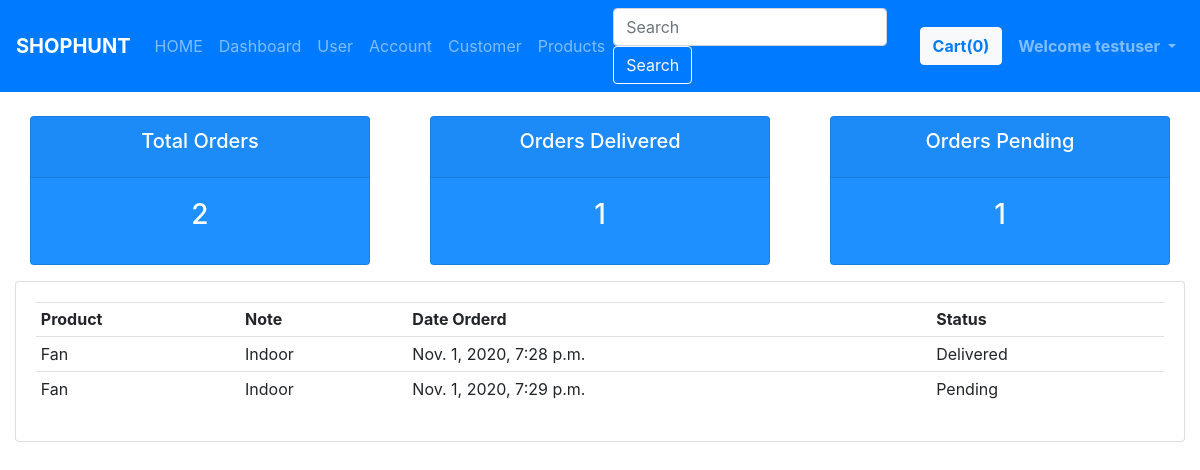
/accounts/users/ (signed in), run on the app's committed database.
### accounts/models.py (models this page shows)
class Order(models.Model):
    STATUS = (
        ('Pending', 'Pending'),
        ('Out of delivery', 'Out of delivery'),
        ('Delivered', 'Delivered'),
        )
    customer = models.ForeignKey(Customer, null=True, on_delete=models.SET_NULL)
    product = models.ForeignKey(Product, null=True, on_delete=models.SET_NULL)
    date_created = models.DateTimeField(auto_now_add=True, null=True)
    status = models.CharField(max_length=200, null=True, choices=STATUS)
    note = models.CharField(max_length=200, null=True)
    def __str__(self):
        return str(self.product.name)

class Product(models.Model):
    CATEGORY = (
        ('Indoor', 'Indoor'),
        ('Outdoor', 'Outdoor'),
        )
    name = models.CharField(max_length=200, null=True)
    price = models.FloatField(null=True)
    category = models.CharField(max_length=200, null=True, choices=CATEGORY)
    description = models.CharField(max_length=200, blank=True)
    date_created = models.DateTimeField(auto_now_add=True, null=True)
    tags = models.ManyToManyField(Tag)
    def __str__(self):
        return str(self.name)

### accounts/decorators.py (the view)
        def wrapper_func(request, *args, **kwargs):
            group =None
            if request.user.groups.exists():
                group = request.user.groups.all()[0].name
            if group in allowed_roles:
                return view_func(request, *args, **kwargs)
            else:
                return HttpResponse("You are not authorised to view this page")

### accounts/models.py (called while the page is built)
    def __str__(self):
        return str(self.name)

### accounts/views.py (called while the page is built)
@login_required(login_url='/')
@allowed_users(allowed_roles=['customer'])
def userPage(request):
    print("request.user ----> ", request.user)
    print("request.user.customer ----> ", request.user.customer)
    orders = request.user.customer.order_set.all()
    print(orders)
    total_orders = orders.count()
    delivered = orders.filter(status='Delivered').count()
    pending = orders.filter(status='Pending').count()
    context = {'orders':orders, 'total_orders':total_orders,
    'delivered':delivered, 'pending':pending}
    return render(request, 'accounts/user.html', context)

### accounts/templates/accounts/user.html (shortened to what this page needs)
{% extends 'accounts/basic.html' %}
{% load static %}
{% block body %}
<div class="container-fluid">
    <br>
    <div class="row">
	<div class="col">
		<div class="col-md">
			<div class="card totalOrders-box text-center text-white  mb-3" id="total-orders">
			  	<div class="card-header">
			  		<h5 class="card-title">Total Orders</h5>
			  	</div>
			  	<div class="card-body">
			    	<h3 class="card-title">{{total_orders}}</h3>
			  	</div>
			</div>
		</div>
	</div>
	<div class="col">
		<div class="col-md">
			<div class="card ordersDelivered-box text-center text-white  mb-3" id="orders-delivered">
			  	<div class="card-header">
			  		<h5 class="card-title">Orders Delivered</h5>
			  	</div>
			  	<div class="card-body">
			    	<h3 class="card-title">{{delivered}}</h3>
			  	</div>
			</div>
		</div>
	</div>
	<div class="col">
		<div class="col-md">
			<div class="ordersPending-box card text-center text-white  mb-3" id="orders-pending">
			  	<div class="card-header">
			  		<h5 class="card-title">Orders Pending</h5>
			  	</div>
			  	<div class="card-body">
			    	<h3 class="card-title">{{pending}}</h3>
			  	</div>
			</div>
		</div>
	</div>
</div>
    <div class="row">
        <div class="col-md">
            <div class="card card-body">
                <table class="table table-sm">
                    <tbody>
                        <tr>
                            <th>Product</th>
                            <th>Note</th>
                            <th>Date Orderd</th>
                            <th>Status</th>
                        </tr>
                        {% for order in orders %}
                            <tr>
                                <td>{{order.product}}</td>
                                <td>{{order.product.category}}</td>
                                <td>{{order.date_created}}</td>
                                <td>{{order.status}}</td>
                            </tr>
                        {% endfor %}
                    </tbody>
                </table>
            </div>
        </div>
    </div>
</div>
{% endblock body %}

### accounts/templates/accounts/basic.html (shortened to what this page needs)
<!doctype html>
<html lang="en">
  <head>
    <link rel="stylesheet" href="https://stackpath.bootstrapcdn.com/bootstrap/4.2.1/css/bootstrap.min.css">
    <!-- {% load static %}
        <link rel="stylesheet" href="{% static 'shop/basic.css' %}"> -->
  </head>
  <body>
    <nav class="navbar navbar-expand-lg navbar-dark bg-primary" style=" position: sticky; top: 0;  z-index: 3;">
      <a class="navbar-brand" href="/shop"><b>SHOPHUNT</b></a>
      <div class="collapse navbar-collapse" id="navbarSupportedContent">
        <ul class="navbar-nav mr-auto">
          <li class="nav-item {% block homeactive %}{% endblock homeactive %}">
            <a class="nav-link" href="/shop">HOME</a>
          </li>
          {% if request.user.is_staff %}
          <li class="nav-item {% block categoryactive %}{% endblock categoryactive %}">
            <a class="nav-link" href="/accounts">Dashboard</a>
          </li>
          <li class="nav-item {% block storesactive %}{% endblock storesactive %}">
            <a class="nav-link" href="/accounts/users">User</a>
          </li>
          <li class="nav-item {% block aboutactive %}{% endblock aboutactive %}">
            <a class="nav-link" href="/accounts/account">Account</a>
          </li>
          <li class="nav-item {% block trackeractive %}{% endblock trackeractive %}">
            <a class="nav-link" href="/accounts/customer">Customer</a>
          </li>
          <li class="nav-item {% block contactactive %}{% endblock contactactive %}">
            <a class="nav-link" href="/accounts/products">Products</a>
          </li>
          {% endif %}
        </ul>
        <form class="form-inline my-2 my-lg-0">
          <input class="form-control mr-sm-2 text-primary" type="search" placeholder="Search" aria-label="Search">
          <button class="btn btn-outline-light my-2 my-sm-0" type="submit">Search</button>
        </form>
        <button type="button" class="btn btn-light mx-2 text-primary" id="popcart" data-container="body" data-toggle="popover" data-placement="bottom" data-html="true" data-content="Vivamus
        sagittis lacus vel augue laoreet rutrum faucibus.">
          <b>Cart(<span id="cart" >0</span>)</b>
        </button>
      </div>
       {% if user.is_authenticated %}
          <ul class="navbar-nav ml-auto">
            <li class="nav-item dropdown">
              <a class="nav-link dropdown-toggle" href="#" id="navbarDropdown" role="button" data-toggle="dropdown" aria-haspopup="true" aria-expanded="false">
               <b> Welcome {{request.user}} </b>
              </a>
            </li>
          </ul>
         {% endif %}
    </nav>
  {% block body %} {% endblock body %}
  </body>
</html>

### data on the page
Order: product "Fan", product.category "Indoor", date_created "Nov. 1, 2020, 7:28 p.m.", status "Delivered"
Order: product "Fan", product.category "Indoor", date_created "Nov. 1, 2020, 7:29 p.m.", status "Pending"

### other printed values
{{ request.user }} "testuser"
{{ total_orders }} "2"
{{ delivered }} "1"
{{ pending }} "1"
